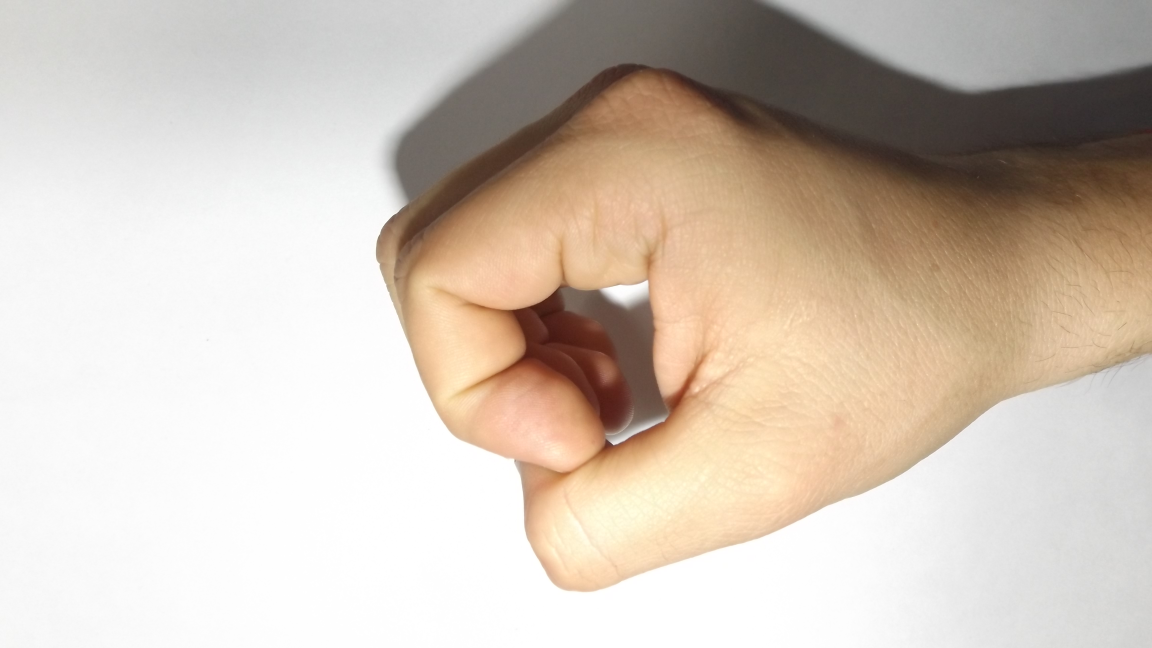
#> input picture data/Women/0/0_woman (2).JPG, 4608 x 2592 px, found by its file name (shown at 1/4 size); its folder holds only this picture in this run
$ jupyter execute --allow-errors KNN.ipynb
#> lines starting #> are read from the running program, lines starting #| are printed output that depends on the picture
#> in load_images_from_folder, image is the input picture: shape (2592, 4608, 3); mean B, G, R 183.8, 196.1, 208.8
[cell 1]
import os
import cv2
import numpy as np
import matplotlib.pyplot as plt
from sklearn.neighbors import KNeighborsClassifier
from sklearn.model_selection import train_test_split
from sklearn.metrics import accuracy_score

[cell 2]
preprocessed_images = []
feature_vectors = []

[cell 3]
def extract_hog_features(image, cell_size, num_orientations):

  # Calculate the HOG features
  hog = cv2.HOGDescriptor(_winSize=(image.shape[1] // cell_size[1] * cell_size[1],
                                      image.shape[0] // cell_size[0] * cell_size[0]),
                          _blockSize=(cell_size[1] * 2, cell_size[0] * 2),
                          _blockStride=(cell_size[1], cell_size[0]),
                          _cellSize=(cell_size[1], cell_size[0]),
                          _nbins=num_orientations)
  features = hog.compute(image)

  # Return the features
  return features

[cell 4]
def hog_preprocessing(image):
    grayscale_image = cv2.cvtColor(image, cv2.COLOR_BGR2GRAY)
    filtered_image  = cv2.GaussianBlur(grayscale_image, (3, 3), 1.0)
    clahe = cv2.createCLAHE(clipLimit=2.0, tileGridSize=(8,8))
    normalized_image = clahe.apply(filtered_image)
    img_array = np.array(normalized_image, dtype=np.float32) / 255.0
    corrected_array = np.power(img_array, 0.5)
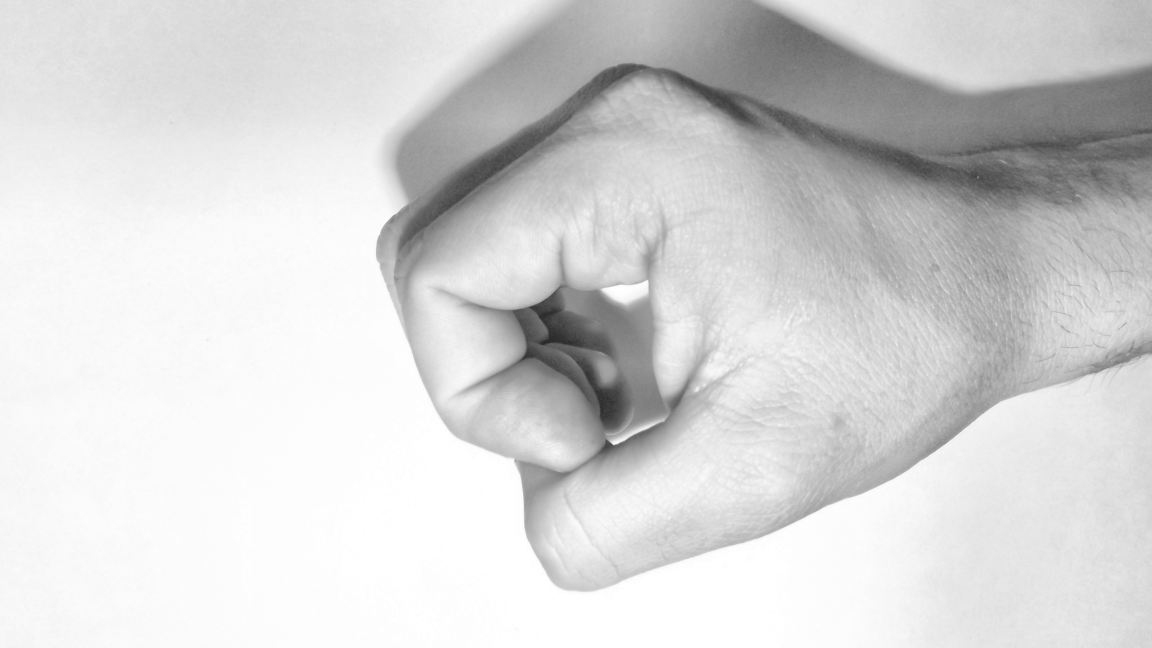
#> corrected_array: shape (2592, 4608) float32 (shown at 1/4 size); min 0.153, max 1, mean 0.841
    corrected_image = np.uint8(corrected_array * 255.0)
    resized_image = cv2.resize(corrected_image,(1280,1280))
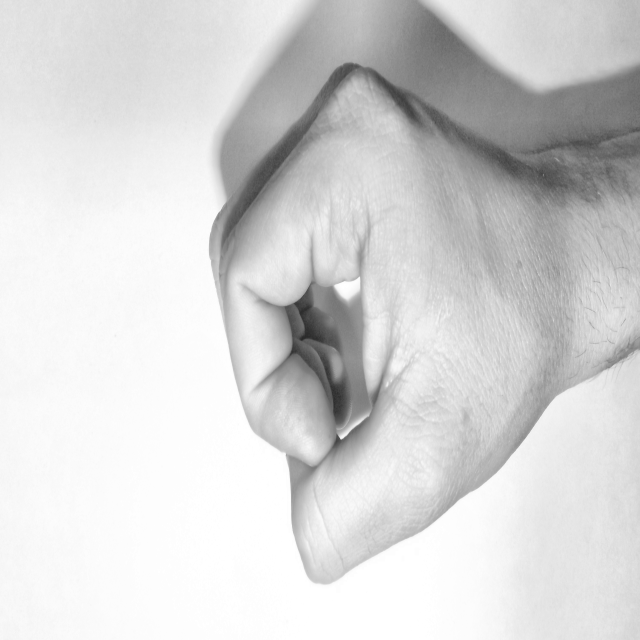
#> resized_image: shape (1280, 1280) (shown at 1/2 size); min 40, max 255, mean 213.9
    return resized_image

[cell 5]
def load_images_from_folder(gender, number):

    # Set the path to the folder containing the images
    folder_path = '../data/' + gender + '/' + str(number)

    # Create an empty list to store the images
    feature_vectors = []

    # Create an empty list to store the labels
    labels = []

    # Loop through all the images in the folder
    for imagefile in os.listdir(folder_path):
        # Read the image
        image = cv2.imread(os.path.join(folder_path, imagefile))

        # Convert the color channels from BGR to RGB
        image = cv2.cvtColor(image, cv2.COLOR_BGR2RGB)

        preprocessed_image = hog_preprocessing(image)

        feature_vector = extract_hog_features(preprocessed_image, np.array([8, 8]), 9)

        # Append the image to the list of images
        feature_vectors.append(feature_vector)

        # Append the label to the list of labels
        labels.append(number)

        del image

    return feature_vectors, labels

[cell 6]
def load_dataset():
    X = []
    Y = []
    x, y = load_images_from_folder('men', 0)
#> x = 1 item; y = [0]
    X += x
#> X = 1 item
    Y += y
#> Y = [0]
    x, y = load_images_from_folder('Women', 0)
    X += x
#> X = 2 items
    Y += y
#> Y = [0, 0]
    x, y = load_images_from_folder('men', 1)
#> call 3 of load_images_from_folder, with gender = 'men', number = 1
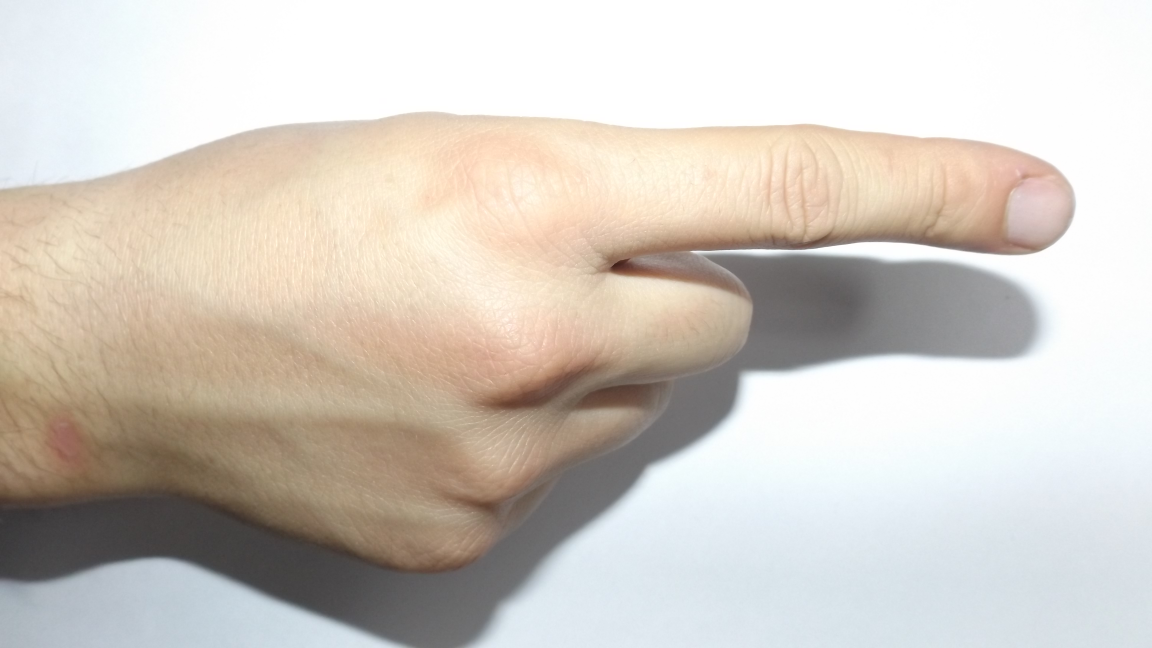
#> input picture data/Women/1/1_woman (2).JPG, 4608 x 2592 px, found by its file name (shown at 1/4 size)
#> in load_images_from_folder, image is the input picture: shape (2592, 4608, 3); mean B, G, R 194.4, 202.7, 209.8
#> in hog_preprocessing (call 3), `normalized_image = clahe.apply(filtered_image)`:
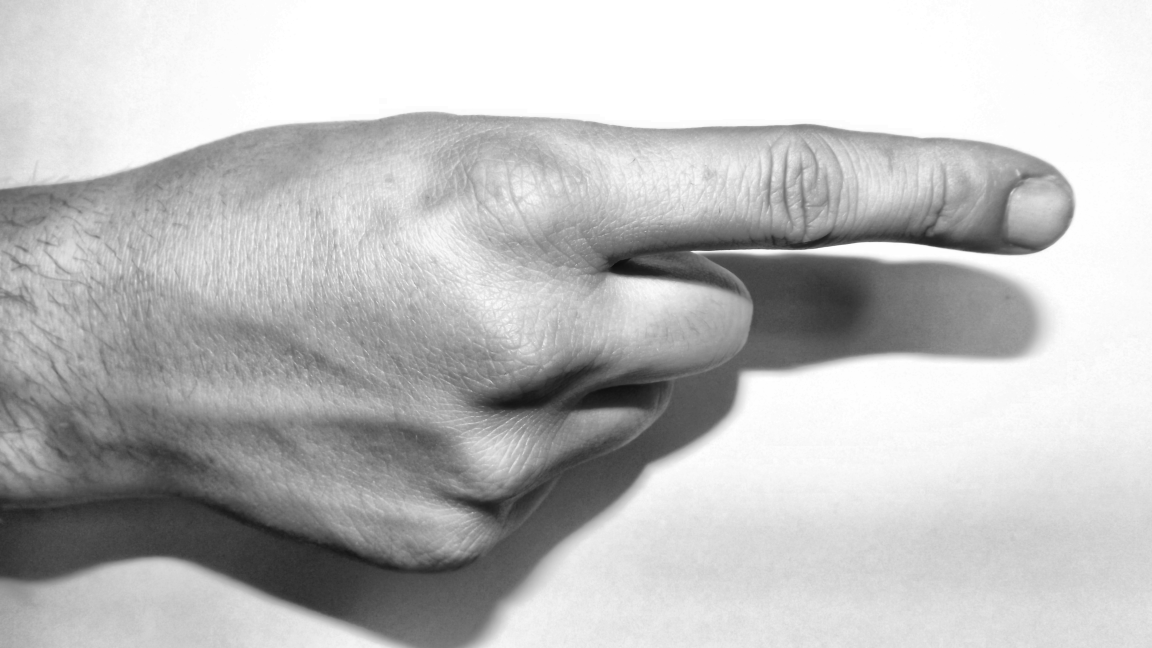
#> normalized_image: shape (2592, 4608) (shown at 1/4 size); min 11, max 255, mean 190.1
#> in hog_preprocessing (call 3), `corrected_array = np.power(img_array, 0.5)`:
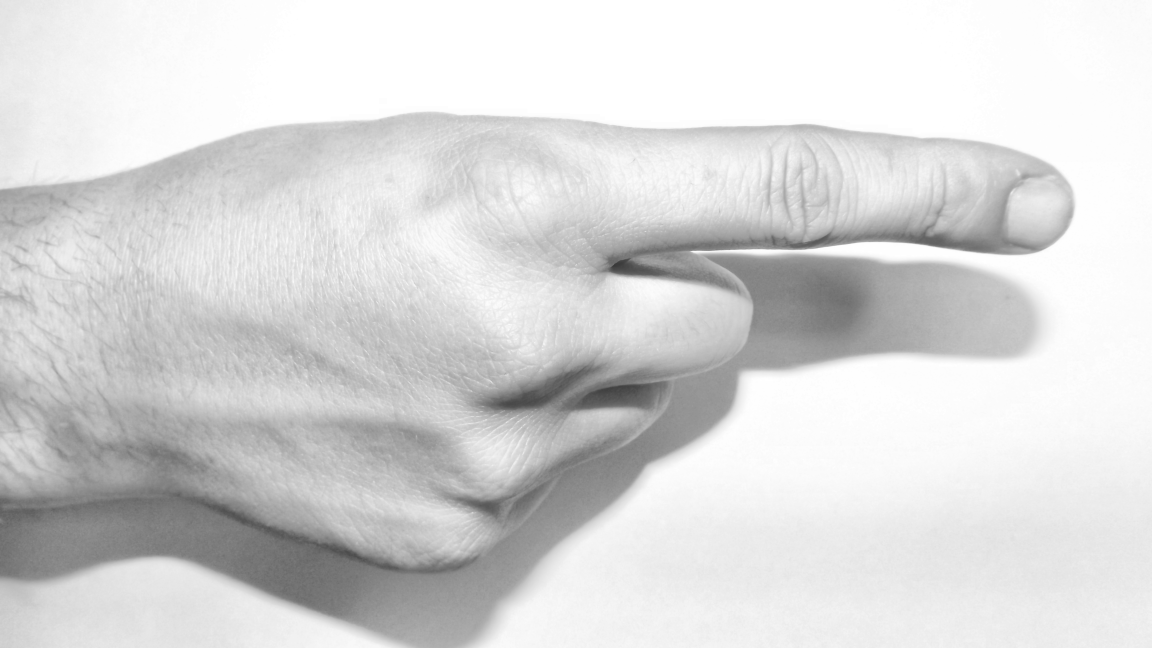
#> corrected_array: shape (2592, 4608) float32 (shown at 1/4 size); min 0.208, max 1, mean 0.85
#> in hog_preprocessing (call 3), `resized_image = cv2.resize(corrected_image,(1280,1280))`:
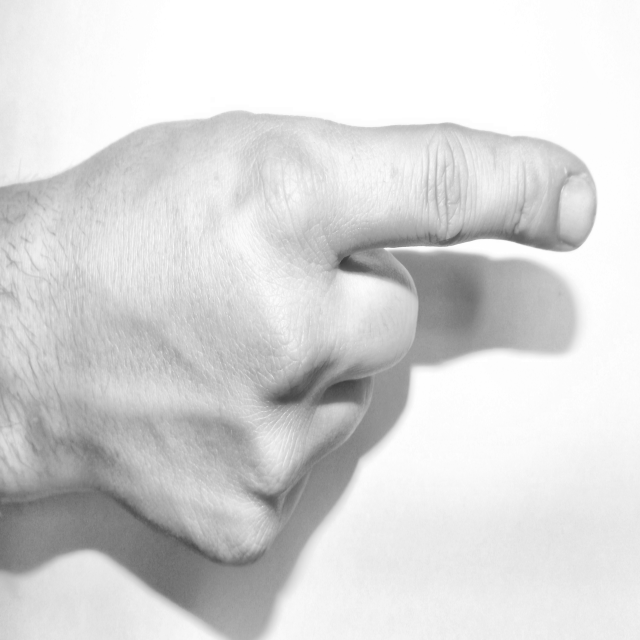
#> resized_image: shape (1280, 1280) (shown at 1/2 size); min 53, max 255, mean 216.1
#> y = [1]
    X += x
#> X = 3 items
    Y += y
#> Y = [0, 0, 1]
    x, y = load_images_from_folder('Women', 1)
    X += x
#> X = 4 items
    Y += y
#> Y = [0, 0, 1, 1]
    x, y = load_images_from_folder('men', 2)
    X += x
    Y += y
    x, y = load_images_from_folder('Women', 2)
    X += x
    Y += y
    x, y = load_images_from_folder('men', 3)
    X += x
    Y += y
    x, y = load_images_from_folder('Women', 3)
    X += x
    Y += y
    x, y = load_images_from_folder('men', 4)
    X += x
    Y += y
    x, y = load_images_from_folder('Women', 4)
    X += x
    Y += y
    x, y = load_images_from_folder('men', 5)
    X += x
    Y += y
    x, y = load_images_from_folder('Women', 5)
    X += x
    Y += y

    return np.array(X), np.array(Y)
